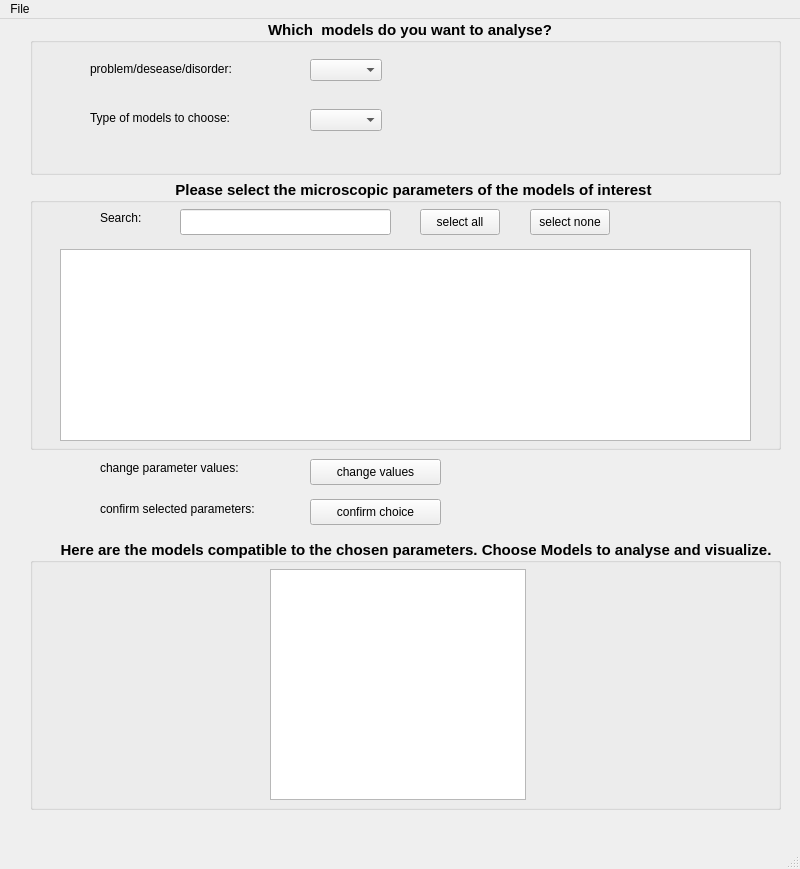
<?xml version="1.0" encoding="UTF-8"?>
<ui version="4.0">
 <class>MainWindow</class>
 <widget class="QMainWindow" name="MainWindow">
  <property name="geometry">
   <rect>
    <x>0</x>
    <y>0</y>
    <width>800</width>
    <height>869</height>
   </rect>
  </property>
  <property name="windowTitle">
   <string>ASSRUnit GUI</string>
  </property>
  <property name="styleSheet">
   <string notr="true">QGroupBox
{
    font-size: 15px;
    font-weight: bold;
}</string>
  </property>
  <widget class="QWidget" name="centralwidget">
   <widget class="QGroupBox" name="groupBox">
    <property name="geometry">
     <rect>
      <x>30</x>
      <y>0</y>
      <width>751</width>
      <height>156</height>
     </rect>
    </property>
    <property name="styleSheet">
     <string notr="true"/>
    </property>
    <property name="title">
     <string>Which  models do you want to analyse?</string>
    </property>
    <property name="alignment">
     <set>Qt::AlignHCenter|Qt::AlignTop</set>
    </property>
    <property name="checkable">
     <bool>false</bool>
    </property>
    <widget class="QLabel" name="label">
     <property name="geometry">
      <rect>
       <x>60</x>
       <y>40</y>
       <width>201</width>
       <height>20</height>
      </rect>
     </property>
     <property name="text">
      <string>problem/desease/disorder:</string>
     </property>
    </widget>
    <widget class="QComboBox" name="comboBox">
     <property name="geometry">
      <rect>
       <x>280</x>
       <y>40</y>
       <width>79</width>
       <height>26</height>
      </rect>
     </property>
     <property name="sizeAdjustPolicy">
      <enum>QComboBox::AdjustToContents</enum>
     </property>
    </widget>
    <widget class="QLabel" name="label_2">
     <property name="geometry">
      <rect>
       <x>60</x>
       <y>90</y>
       <width>201</width>
       <height>18</height>
      </rect>
     </property>
     <property name="text">
      <string>Type of models to choose:</string>
     </property>
    </widget>
    <widget class="QComboBox" name="comboBox_2">
     <property name="geometry">
      <rect>
       <x>280</x>
       <y>90</y>
       <width>79</width>
       <height>26</height>
      </rect>
     </property>
     <property name="sizeAdjustPolicy">
      <enum>QComboBox::AdjustToContents</enum>
     </property>
    </widget>
   </widget>
   <widget class="QGroupBox" name="groupBox_2">
    <property name="geometry">
     <rect>
      <x>30</x>
      <y>160</y>
      <width>751</width>
      <height>271</height>
     </rect>
    </property>
    <property name="title">
     <string>Please select the microscopic parameters of the models of interest</string>
    </property>
    <property name="alignment">
     <set>Qt::AlignCenter</set>
    </property>
    <widget class="QLineEdit" name="lineEdit">
     <property name="geometry">
      <rect>
       <x>150</x>
       <y>30</y>
       <width>211</width>
       <height>26</height>
      </rect>
     </property>
    </widget>
    <widget class="QPushButton" name="selectAllButton">
     <property name="geometry">
      <rect>
       <x>390</x>
       <y>30</y>
       <width>80</width>
       <height>26</height>
      </rect>
     </property>
     <property name="text">
      <string>select all</string>
     </property>
    </widget>
    <widget class="QPushButton" name="selectNoneButton">
     <property name="geometry">
      <rect>
       <x>500</x>
       <y>30</y>
       <width>80</width>
       <height>26</height>
      </rect>
     </property>
     <property name="text">
      <string>select none</string>
     </property>
    </widget>
    <widget class="QLabel" name="label_3">
     <property name="geometry">
      <rect>
       <x>70</x>
       <y>30</y>
       <width>58</width>
       <height>18</height>
      </rect>
     </property>
     <property name="text">
      <string>Search:</string>
     </property>
    </widget>
    <widget class="QListWidget" name="listWidget">
     <property name="geometry">
      <rect>
       <x>30</x>
       <y>70</y>
       <width>691</width>
       <height>192</height>
      </rect>
     </property>
     <property name="alternatingRowColors">
      <bool>true</bool>
     </property>
     <property name="selectionMode">
      <enum>QAbstractItemView::MultiSelection</enum>
     </property>
     <property name="flow">
      <enum>QListView::LeftToRight</enum>
     </property>
     <property name="isWrapping" stdset="0">
      <bool>true</bool>
     </property>
     <property name="selectionRectVisible">
      <bool>true</bool>
     </property>
    </widget>
   </widget>
   <widget class="QGroupBox" name="groupBox_3">
    <property name="geometry">
     <rect>
      <x>30</x>
      <y>520</y>
      <width>751</width>
      <height>271</height>
     </rect>
    </property>
    <property name="title">
     <string>Here are the models compatible to the chosen parameters. Choose Models to analyse and visualize.</string>
    </property>
    <property name="alignment">
     <set>Qt::AlignCenter</set>
    </property>
    <widget class="QListWidget" name="listWidget_2">
     <property name="geometry">
      <rect>
       <x>240</x>
       <y>30</y>
       <width>256</width>
       <height>231</height>
      </rect>
     </property>
     <property name="selectionMode">
      <enum>QAbstractItemView::MultiSelection</enum>
     </property>
    </widget>
   </widget>
   <widget class="QPushButton" name="confirmButton">
    <property name="geometry">
     <rect>
      <x>310</x>
      <y>480</y>
      <width>131</width>
      <height>26</height>
     </rect>
    </property>
    <property name="text">
     <string>confirm choice</string>
    </property>
   </widget>
   <widget class="QPushButton" name="changeButton">
    <property name="geometry">
     <rect>
      <x>310</x>
      <y>440</y>
      <width>131</width>
      <height>26</height>
     </rect>
    </property>
    <property name="text">
     <string>change values</string>
    </property>
   </widget>
   <widget class="QLabel" name="label_4">
    <property name="geometry">
     <rect>
      <x>100</x>
      <y>480</y>
      <width>191</width>
      <height>20</height>
     </rect>
    </property>
    <property name="text">
     <string>confirm selected parameters:</string>
    </property>
   </widget>
   <widget class="QLabel" name="label_5">
    <property name="geometry">
     <rect>
      <x>100</x>
      <y>440</y>
      <width>181</width>
      <height>18</height>
     </rect>
    </property>
    <property name="text">
     <string>change parameter values:</string>
    </property>
   </widget>
  </widget>
  <widget class="QMenuBar" name="menubar">
   <property name="geometry">
    <rect>
     <x>0</x>
     <y>0</y>
     <width>800</width>
     <height>23</height>
    </rect>
   </property>
   <widget class="QMenu" name="menuFile">
    <property name="title">
     <string>File</string>
    </property>
    <addaction name="actionClose"/>
   </widget>
   <addaction name="menuFile"/>
  </widget>
  <widget class="QStatusBar" name="statusbar"/>
  <action name="actionClose">
   <property name="text">
    <string>Close</string>
   </property>
  </action>
 </widget>
 <resources/>
 <connections/>
</ui>
